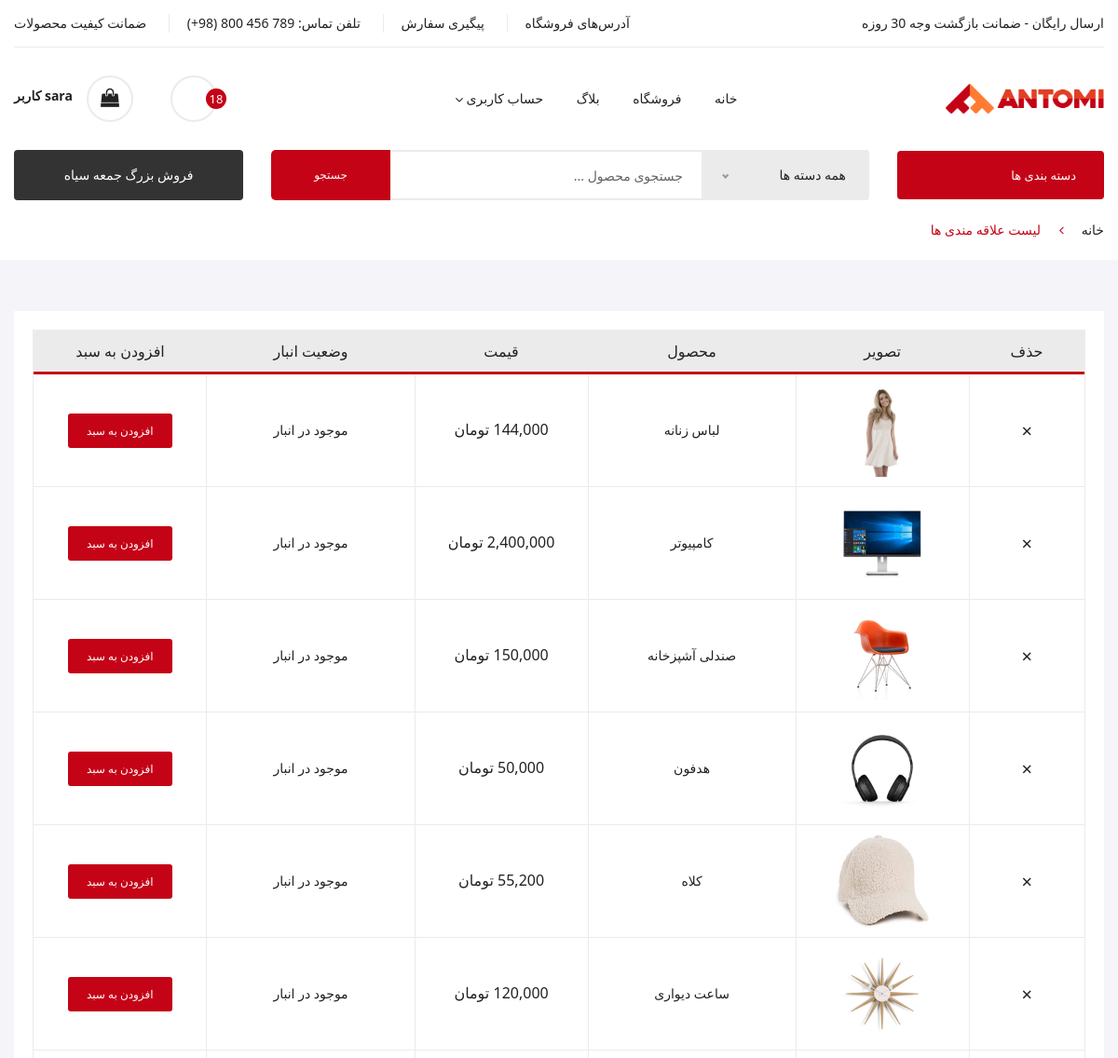
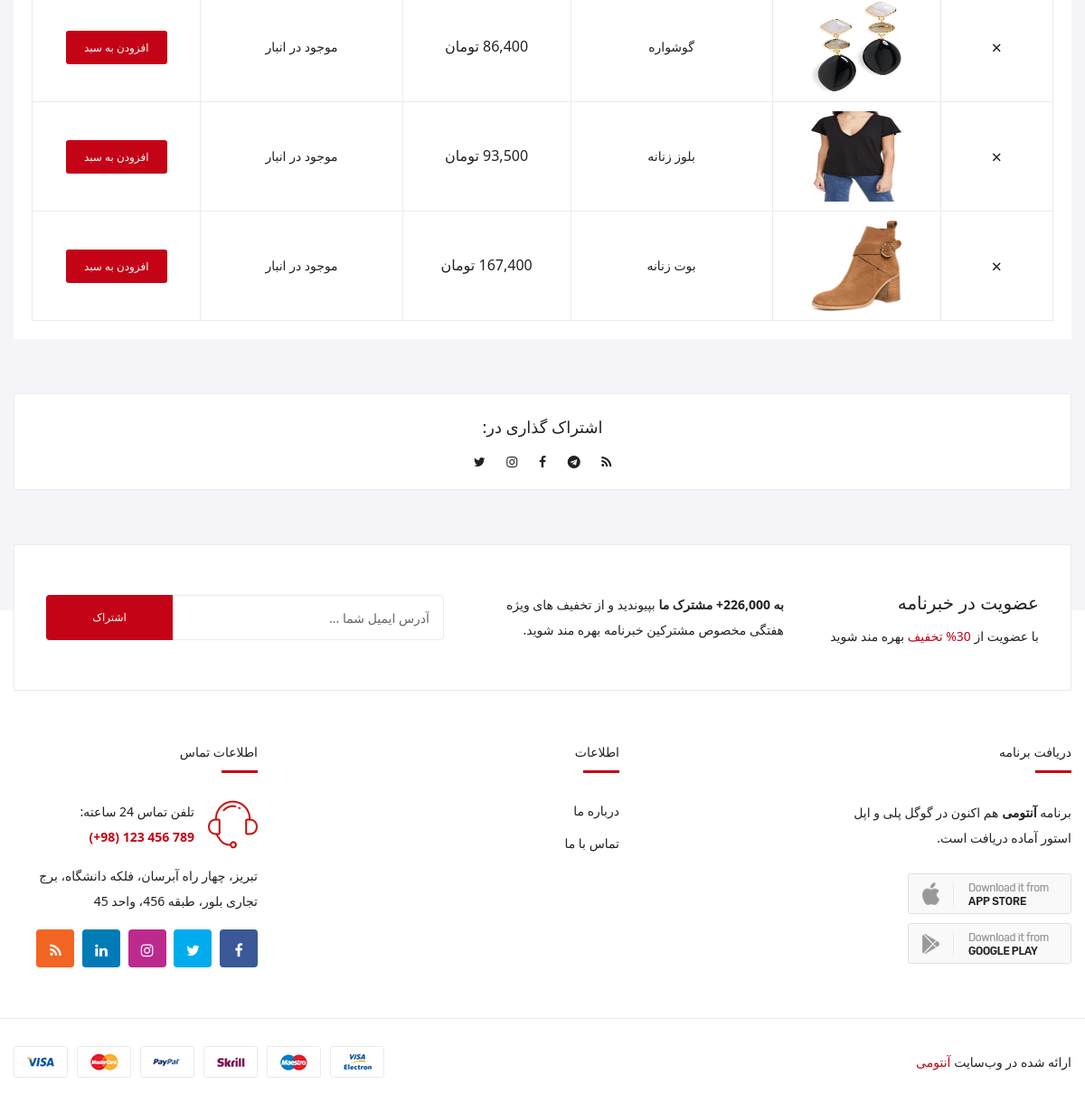
The page /accounts/favourite/ (signed in) on the database its author committed (2 pictures, top to bottom).
### home/models.py (models this page shows, shortened)
class Product(models.Model):
    VARIANT = (
        ('None','none'),
        ('Size','size'),
        ('Color','color'),
        ('Both','Both'),
    )
    category = models.ManyToManyField(Category,blank=True,related_name='cat_product')
    name = models.CharField(max_length=200)
    amount = models.PositiveIntegerField()
    unit_price = models.PositiveIntegerField()
    change = models.BooleanField(default=True)
    discount = models.PositiveIntegerField(blank=True,null=True)
    total_price = models.PositiveIntegerField()
    information = RichTextUploadingField(blank=True,null=True)
    create = models.DateTimeField(auto_now_add=True)
    update = models.DateTimeField(auto_now=True)
    tags = TaggableManager(blank=True)
    available = models.BooleanField(default=True)
    status = models.CharField(null=True,blank=True,max_length=200,choices=VARIANT)
    color = models.ManyToManyField('Color',blank=True)
    size = models.ManyToManyField('Size',blank=True)
    brand = models.ForeignKey('Brand',on_delete=models.CASCADE,blank=True,null=True)
    image = models.ImageField(upload_to='product/',blank=True,null=True)
    like = models.ManyToManyField(User, blank=True, related_name='product_like')
    total_like = models.IntegerField(default=0)
    unlike = models.ManyToManyField(User, blank=True, related_name='product_unlike')
    total_unlike = models.IntegerField(default=0)
    favourite = models.ManyToManyField(User,blank=True,related_name='fa_user')
    total_favourite = models.IntegerField(default=0)
    sell = models.IntegerField(default=0)
    views = models.ManyToManyField(User, blank=True, related_name='product_view')
    num_view = models.IntegerField(default=0)
    total_comment = models.PositiveIntegerField(default=0)
    def total_like(self):
        return self.like.count()
    def total_unlike(self):
        return self.unlike.count()
    @property
    def image_url(self):
        if self.image and hasattr(self.image, 'url'):
            return self.image.url
    @property
    def total_price(self):
        if not self.discount:
            return self.unit_price
        elif self.discount:
            total = (self.discount * self.unit_price)/100
            return int(self.unit_price - total)
        self.total_price

### accounts/views.py (the view)
# urls.py: path('favourite/',views.favourite,name='favourite'),
def favourite(request):
    profile = Profile.objects.get(user_id=request.user.id)
    main_categorys = Category.objects.filter(sub_cat=False)
    sub_categorys = Category.objects.filter(sub_cat=True)
    all_category = Category.objects.all()
    nums_favourite = Product.objects.filter(favourite=request.user.id).aggregate(sum=Sum('favourite'))['sum']
    nums = Cart.objects.filter(user_id=request.user.id).aggregate(sum=Sum('quantity'))['sum']
    product = request.user.fa_user.all()
    return render(request,'favourite.html',{'product':product,'main_categorys':main_categorys,'sub_categorys':sub_categorys,'all_category':all_category,'profile':profile,'nums':nums,'nums_favourite':nums_favourite})

### home/models.py (called while the page is built)
    def get_absolute_url(self):
        return reverse('home:category',args=[self.slug,self.id])

### accounts/templates/favourite.html
{% extends 'base.html' %}
{% load static %}
{% load humanize %}
{% block body%}
  <div class="breadcrumbs_area">
    <div class="container">
        <div class="row">
            <div class="col-12">
                <div class="breadcrumb_content">
                    <ul>
                        <li><a href="{% url 'home:home' %}">خانه</a></li>
                        <li>لیست علاقه مندی ها </li>
                    </ul>
                </div>
            </div>
        </div>
    </div>
</div>
  <div class="wishlist_page_bg">
    <div class="container">
        <div class="wishlist_area">
            <div class="wishlist_inner">
                <form action="#">
                    <div class="row">
                        <div class="col-12">
                            <div class="table_desc wishlist">
                                <div class="cart_page table-responsive">
                                    <table>
                                        <thead>
                                            <tr>
                                                <th class="product_remove">حذف</th>
                                                <th class="product_thumb">تصویر</th>
                                                <th class="product_name">محصول</th>
                                                <th class="product-price">قیمت</th>
                                                <th class="product_quantity">وضعیت انبار</th>
                                                <th class="product_total">افزودن به سبد</th>
                                            </tr>
                                        </thead>
                                        <tbody>
                                            {% for i in product %}
                                            {% if i.favourite %}
                                            <tr>
                                                <td class="product_remove"><a href="{% url 'home:favourite_remove' i.id %}">×</a></td>
                                                <td class="product_thumb"><a href="{% url 'home:detail' i.id %}"><img style="width: 100px;height: 100px" src="{{i.image_url}}" alt=""></a></td>
                                                <td class="product_name"><a href="{% url 'home:detail' i.id %}">{{i.name}}</a></td>
                                                <td class="product-price">{{i.total_price | intcomma}} تومان</td>
                                                {% if i.amount > 0 %}
                                                <td class="product_quantity">موجود در انبار</td>
                                                {% else %}
                                                <td class="product_quantity"> نا موجود  </td>
                                                {% endif %}
                                                {% if i.status != 'None' %}
                                                <td class="product_total"><a href="{% url 'home:detail' i.id %}">افزودن به سبد</a></td>
                                                {% else %}
                                                <td class="product_total"><a href="{% url 'cart:add_cart' i.id %}">افزودن به سبد</a></td>
                                                {% endif %}
                                            </tr>
                                            {% else %}
                                            <p>not favourite exist</p>
                                            {% endif %}
                                            {% endfor %}
                                        </tbody>
                                    </table>
                                </div>
                            </div>
                        </div>
                    </div>
                </form>
            </div>
            <div class="row">
                <div class="col-12">
                    <div class="wishlist_share">
                        <h4>اشتراک گذاری در:</h4>
                        <ul>
                            <li><a href="#"><i class="fa fa-rss"></i></a></li>
                            <li><a href="#"><i class="fa fa-telegram"></i></a></li>
                            <li><a href="#"><i class="fa fa-facebook"></i></a></li>
                            <li><a href="#"><i class="fa fa-instagram"></i></a></li>
                            <li><a href="#"><i class="fa fa-twitter"></i></a></li>
                        </ul>
                    </div>
                </div>
            </div>
        </div>
    </div>
</div>
{% endblock body %}

### templates/navbar.html (shortened to what this page needs)
  <header>
      <div class="main_header header_padding">
          <div class="container">
              <div class="header_top">
                  <div class="row align-items-center">
                      <div class="col-lg-4 col-md-5">
                          <div class="antomi_message">
                              <p>ارسال رایگان - ضمانت بازگشت وجه 30 روزه</p>
                          </div>
                      </div>
                      <div class="col-lg-8 col-md-7">
                          <div class="header_top_settings text-right">
                              <ul>
                                  <li><a href="#">آدرس‌های فروشگاه</a></li>
                                  <li><a href="#">پیگیری سفارش</a></li>
                                  <li>تلفن تماس: <a class="ltr-text" href="tel:+(+98)800456789">(+98) 800 456 789 </a></li>
                                  <li>ضمانت کیفیت محصولات</li>
                              </ul>
                          </div>
                      </div>
                  </div>
              </div>
              <div class="header_middle sticky-header">
                  <div class="row align-items-center">
                      <div class="col-lg-2 col-md-6">
                          <div class="logo">
                              <a href="{% url 'home:home' %}"><img src="../media/logo/logo.png" alt=""></a>
                          </div>
                      </div>
                      <div class="col-lg-7 col-md-12">
                          <div class="main_menu menu_position text-center">
                              <nav>
                                  <ul>
                                      <li><a href="{% url 'home:home' %}">خانه</a>
                                      </li>
                                      <li class="mega_items"><a href="{% url 'home:product' %}">فروشگاه</a>
                                      </li>
                                      <li><a href="{% url 'home:blog' %}">بلاگ</a>
                                      </li>
                                      <li><a href="#">حساب کاربری<i class="fa fa-angle-down"></i></a>
                                      </li>
                                  </ul>
                              </nav>
                          </div>
                      </div>
                      {% if user.is_authenticated %}
                      <div class="col-lg-3">
                          <div class="header_configure_area">
                              <div class="header_wishlist">
                                  <a href="{% url 'accounts:favourite' %}"><i class="ion-android-favorite-outline"></i>
                                        {% if nums_favourite %}
                                            <span class="wishlist_count">{{nums_favourite}}</span>
                                        {% endif %}
                                  </a>
                              </div>
                              <div class="mini_cart_wrapper">
                                  <a href="{% url 'cart:cart_detail' %}">
                                    <i class="fa fa-shopping-bag"></i>
                                  </a>
                              </div>
                              <div class="" style="padding-right:15px ;padding-top:8px;">
                                <p ><strong> <a href="{% url 'accounts:profile' %}"> {{user.username}} کاربر </a></strong></p>
                            </div>
                          </div>
                      </div>
                      {% endif %}
                  </div>
              </div>
            <div class="header_bottom">
                <div class="row align-items-center">
                    <div class="column1 col-lg-3 col-md-6">
                        <div class="categories_menu categories_three">
                            <div class="categories_title">
                                <h2 class="categori_toggle">دسته بندی ها</h2>
                            </div>
                        </div>
                    </div>
                    <div class="column2 col-lg-6 ">
                        <div class="search_container">
                            <form action="{% url 'home:product' %}">
                                <div class="hover_category">
                                </div>
                                <div class="search_box">
                                    <input placeholder="جستجوی محصول ..." type="text" name="search">
                                    <button type="submit">جستجو</button>
                                </div>
                            </form>
                        </div>
                    </div>
                    <div class="column3 col-lg-3 col-md-6">
                        <div class="header_bigsale">
                            <a href="#">فروش بزرگ جمعه سیاه</a>
                        </div>
                    </div>
                </div>
            </div>
          </div>
      </div>
  </header>

### rows shown on the page
Product: image_url (picture), name "لباس زنانه", amount "موجود در انبار", status "افزودن به سبد"
Product: image_url (picture), name "کامپیوتر", total_price "2,400,000", amount "موجود در انبار", status "افزودن به سبد"
Product: image_url (picture), name "صندلی آشپزخانه", amount "موجود در انبار", status "افزودن به سبد"
Product: image_url (picture), name "هدفون", total_price "50,000", amount "موجود در انبار", status "افزودن به سبد"
Product: image_url (picture), name "کلاه", total_price "55,200", amount "موجود در انبار", status "افزودن به سبد"
Product: image_url (picture), name "ساعت دیواری", amount "موجود در انبار", status "افزودن به سبد"
Product: image_url (picture), name "گوشواره", total_price "86,400", amount "موجود در انبار", status "افزودن به سبد"
Product: image_url (picture), name "بلوز زنانه", total_price "93,500", amount "موجود در انبار", status "افزودن به سبد"
Product: image_url (picture), name "بوت زنانه", amount "موجود در انبار", status "افزودن به سبد"

### other values the page prints
{{ nums_favourite }} "18"
{{ user.username }} "sara"
